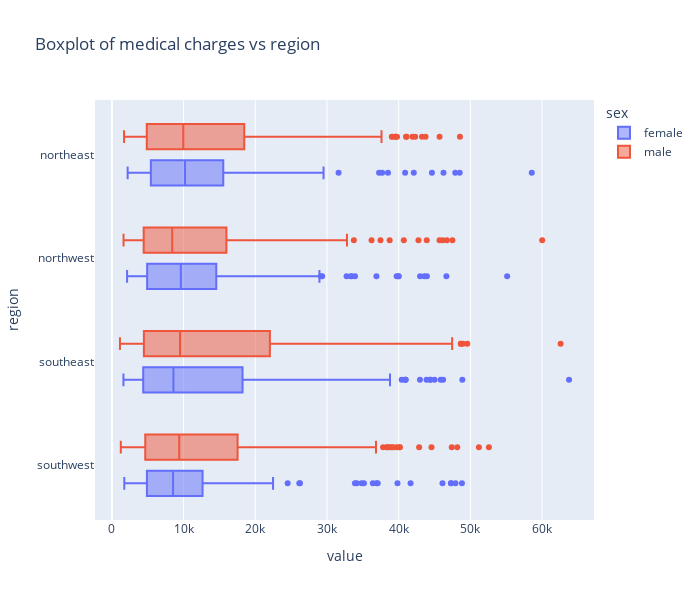

The notebook cell this image was saved under:
### Code cell
fig = px.box(df, x=['charges'],y=df['region'], color = 'sex',title = 'Boxplot of medical charges vs region',width = 700, height= 600)

fig.show()

### Figure 1 — Plotly figure (JSON) as saved in the notebook; plotly's stock layout.template omitted (floating-point values rounded to 4 significant figures; data arrays with more than 128 entries replaced by an {"elided": "..."} marker saying what was removed)
{"data": [{"alignmentgroup": "True", "hovertemplate": "sex=female<br>value=%{x}<br>region=%{y}<extra></extra>", "legendgroup": "female", "marker": {"color": "#636efa"}, "name": "female", "notched": false, "offsetgroup": "female", "orientation": "h", "showlegend": true, "type": "box", "x": {"elided": "662 float values"}, "x0": " ", "xaxis": "x", "y": {"elided": "662 str values"}, "y0": " ", "yaxis": "y"}, {"alignmentgroup": "True", "hovertemplate": "sex=male<br>value=%{x}<br>region=%{y}<extra></extra>", "legendgroup": "male", "marker": {"color": "#EF553B"}, "name": "male", "notched": false, "offsetgroup": "male", "orientation": "h", "showlegend": true, "type": "box", "x": {"elided": "676 float values"}, "x0": " ", "xaxis": "x", "y": {"elided": "676 str values"}, "y0": " ", "yaxis": "y"}], "layout": {"boxmode": "group", "height": 600, "legend": {"title": {"text": "sex"}, "tracegroupgap": 0}, "title": {"text": "Boxplot of medical charges vs region"}, "width": 700, "xaxis": {"anchor": "y", "domain": [0, 1], "title": {"text": "value"}}, "yaxis": {"anchor": "x", "domain": [0, 1], "title": {"text": "region"}}}}
